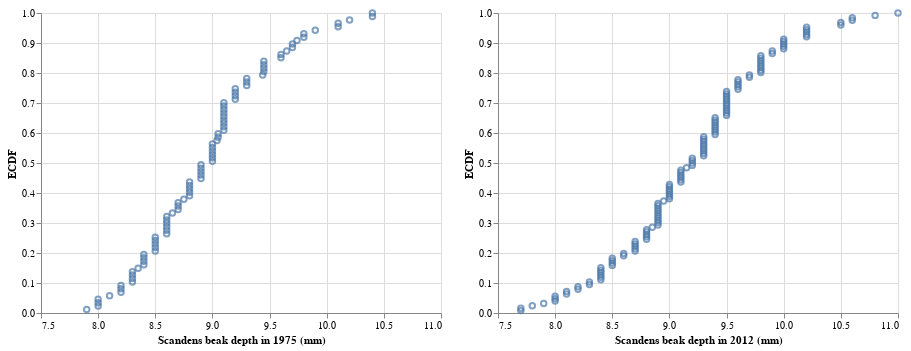

This figure's notebook cell:
### Markdown cell above
Let's plot ECDFs of the beak depths of Geospiza scandens in 1975 and 2012.

### Code cell
inds_1975 = ((df_deduped['species'] == 'scandens') &
        (df_deduped['year'] == 1975))
    
inds_2012 = ((df_deduped['species'] == 'scandens') &
        (df_deduped['year'] == 2012))

p1 = altcat.catplot(data=df_deduped.loc[inds_1975],
                    mark='point',
                    encoding={'x': alt.X('beak depth (mm):Q', 
                                         title='Scandens beak depth in 1975 (mm)', 
                                         scale=alt.Scale(domain=[7.5, 11]))},
                    transform='ecdf')

p2 = altcat.catplot(data=df_deduped.loc[inds_2012],
                    mark='point',
                    encoding={'x': alt.X('beak depth (mm):Q', 
                                         title='Scandens beak depth in 2012 (mm)', 
                                         scale=alt.Scale(domain=[7.5, 11]))},
                    transform='ecdf')

p1 | p2

### Figure 1 — Vega-Lite specification as saved in the notebook (floating-point values rounded to 4 significant figures)
{"$schema": "https://vega.github.io/schema/vega-lite/v2.6.0.json", "config": {"view": {"height": 300, "width": 400}}, "datasets": {"data-7c46329080df3916ceede033e8fcfd08": [{"__ECDF": 0.1609, "band": 302, "beak depth (mm)": 8.4, "beak length (mm)": 13.9, "species": "scandens", "year": 1975}, {"__ECDF": 0.3908, "band": 304, "beak depth (mm)": 8.8, "beak length (mm)": 14, "species": "scandens", "year": 1975}, {"__ECDF": 0.1724, "band": 306, "beak depth (mm)": 8.4, "beak length (mm)": 12.9, "species": "scandens", "year": 1975}, {"__ECDF": 0.02299, "band": 310, "beak depth (mm)": 8, "beak length (mm)": 13.5, "species": "scandens", "year": 1975}, {"__ECDF": 0.01149, "band": 317, "beak depth (mm)": 7.9, "beak length (mm)": 12.9, "species": "scandens", "year": 1975}, {"__ECDF": 0.4483, "band": 318, "beak depth (mm)": 8.9, "beak length (mm)": 14.6, "species": "scandens", "year": 1975}, {"__ECDF": 0.2644, "band": 319, "beak depth (mm)": 8.6, "beak length (mm)": 13, "species": "scandens", "year": 1975}, {"__ECDF": 0.2069, "band": 322, "beak depth (mm)": 8.5, "beak length (mm)": 14.2, "species": "scandens", "year": 1975}, {"__ECDF": 0.4598, "band": 325, "beak depth (mm)": 8.9, "beak length (mm)": 14, "species": "scandens", "year": 1975}, {"__ECDF": 0.6092, "band": 327, "beak depth (mm)": 9.1, "beak length (mm)": 14.2, "species": "scandens", "year": 1975}, {"__ECDF": 0.2759, "band": 351, "beak depth (mm)": 8.6, "beak length (mm)": 13.1, "species": "scandens", "year": 1975}, {"__ECDF": 0.9195, "band": 353, "beak depth (mm)": 9.8, "beak length (mm)": 15.1, "species": "scandens", "year": 1975}, {"__ECDF": 0.06897, "band": 357, "beak depth (mm)": 8.2, "beak length (mm)": 13.5, "species": "scandens", "year": 1975}, {"__ECDF": 0.5057, "band": 358, "beak depth (mm)": 9, "beak length (mm)": 14.4, "species": "scandens", "year": 1975}, {"__ECDF": 0.8851, "band": 359, "beak depth (mm)": 9.7, "beak length (mm)": 14.9, "species": "scandens", "year": 1975}, {"__ECDF": 0.2874, "band": 361, "beak depth (mm)": 8.6, "beak length (mm)": 12.9, "species": "scandens", "year": 1975}, {"__ECDF": 0.08046, "band": 362, "beak depth (mm)": 8.2, "beak length (mm)": 13, "species": "scandens", "year": 1975}, {"__ECDF": 0.5172, "band": 363, "beak depth (mm)": 9, "beak length (mm)": 14.9, "species": "scandens", "year": 1975}, {"__ECDF": 0.1839, "band": 364, "beak depth (mm)": 8.4, "beak length (mm)": 14, "species": "scandens", "year": 1975}, {"__ECDF": 0.2989, "band": 365, "beak depth (mm)": 8.6, "beak length (mm)": 13.8, "species": "scandens", "year": 1975}, {"__ECDF": 0.4713, "band": 367, "beak depth (mm)": 8.9, "beak length (mm)": 13, "species": "scandens", "year": 1975}, {"__ECDF": 0.6207, "band": 404, "beak depth (mm)": 9.1, "beak length (mm)": 14.75, "species": "scandens", "year": 1975}, {"__ECDF": 0.1034, "band": 406, "beak depth (mm)": 8.3, "beak length (mm)": 13.7, "species": "scandens", "year": 1975}, {"__ECDF": 0.3448, "band": 407, "beak depth (mm)": 8.7, "beak length (mm)": 13.8, "species": "scandens", "year": 1975}, {"__ECDF": 0.8506, "band": 408, "beak depth (mm)": 9.6, "beak length (mm)": 14, "species": "scandens", "year": 1975}, {"__ECDF": 0.2184, "band": 409, "beak depth (mm)": 8.5, "beak length (mm)": 14.6, "species": "scandens", "year": 1975}, {"__ECDF": 0.6322, "band": 412, "beak depth (mm)": 9.1, "beak length (mm)": 15.2, "species": "scandens", "year": 1975}, {"__ECDF": 0.5287, "band": 421, "beak depth (mm)": 9, "beak length (mm)": 13.5, "species": "scandens", "year": 1975}, {"__ECDF": 0.7126, "band": 429, "beak depth (mm)": 9.2, "beak length (mm)": 15.1, "species": "scandens", "year": 1975}, {"__ECDF": 0.9425, "band": 460, "beak depth (mm)": 9.9, "beak length (mm)": 15, "species": "scandens", "year": 1975}, {"__ECDF": 0.3103, "band": 464, "beak depth (mm)": 8.6, "beak length (mm)": 12.8, "species": "scandens", "year": 1975}, {"__ECDF": 0.7241, "band": 467, "beak depth (mm)": 9.2, "beak length (mm)": 14.9, "species": "scandens", "year": 1975}, {"__ECDF": 0.1954, "band": 469, "beak depth (mm)": 8.4, "beak length (mm)": 15.3, "species": "scandens", "year": 1975}, {"__ECDF": 0.4828, "band": 470, "beak depth (mm)": 8.9, "beak length (mm)": 13.4, "species": "scandens", "year": 1975}, {"__ECDF": 0.2299, "band": 471, "beak depth (mm)": 8.5, "beak length (mm)": 14.2, "species": "scandens", "year": 1975}, {"__ECDF": 0.9885, "band": 472, "beak depth (mm)": 10.4, "beak length (mm)": 15.1, "species": "scandens", "year": 1975}, {"__ECDF": 0.8621, "band": 478, "beak depth (mm)": 9.6, "beak length (mm)": 15.1, "species": "scandens", "year": 1975}, {"__ECDF": 0.6437, "band": 508, "beak depth (mm)": 9.1, "beak length (mm)": 14, "species": "scandens", "year": 1975}, {"__ECDF": 0.7586, "band": 523, "beak depth (mm)": 9.3, "beak length (mm)": 13.6, "species": "scandens", "year": 1975}, {"__ECDF": 0.7701, "band": 525, "beak depth (mm)": 9.3, "beak length (mm)": 14, "species": "scandens", "year": 1975}, {"__ECDF": 0.4023, "band": 562, "beak depth (mm)": 8.8, "beak length (mm)": 14, "species": "scandens", "year": 1975}, {"__ECDF": 0.1149, "band": 568, "beak depth (mm)": 8.3, "beak length (mm)": 13.9, "species": "scandens", "year": 1975}, {"__ECDF": 0.4138, "band": 569, "beak depth (mm)": 8.8, "beak length (mm)": 14, "species": "scandens", "year": 1975}, {"__ECDF": 0.6552, "band": 570, "beak depth (mm)": 9.1, "beak length (mm)": 14.9, "species": "scandens", "year": 1975}, {"__ECDF": 0.954, "band": 571, "beak depth (mm)": 10.1, "beak length (mm)": 15.6, "species": "scandens", "year": 1975}, {"__ECDF": 0.4943, "band": 573, "beak depth (mm)": 8.9, "beak length (mm)": 13.8, "species": "scandens", "year": 1975}, {"__ECDF": 0.7356, "band": 575, "beak depth (mm)": 9.2, "beak length (mm)": 14.4, "species": "scandens", "year": 1975}, {"__ECDF": 0.2414, "band": 577, "beak depth (mm)": 8.5, "beak length (mm)": 12.8, "species": "scandens", "year": 1975}, {"__ECDF": 0.977, "band": 612, "beak depth (mm)": 10.2, "beak length (mm)": 14.2, "species": "scandens", "year": 1975}, {"__ECDF": 0.9655, "band": 613, "beak depth (mm)": 10.1, "beak length (mm)": 13.4, "species": "scandens", "year": 1975}, {"__ECDF": 0.7471, "band": 614, "beak depth (mm)": 9.2, "beak length (mm)": 14, "species": "scandens", "year": 1975}, {"__ECDF": 0.8966, "band": 718, "beak depth (mm)": 9.7, "beak length (mm)": 14.8, "species": "scandens", "year": 1975}, {"__ECDF": 0.6667, "band": 722, "beak depth (mm)": 9.1, "beak length (mm)": 14.2, "species": "scandens", "year": 1975}, {"__ECDF": 0.2529, "band": 724, "beak depth (mm)": 8.5, "beak length (mm)": 13.5, "species": "scandens", "year": 1975}, {"__ECDF": 0.09195, "band": 727, "beak depth (mm)": 8.2, "beak length (mm)": 13.4, "species": "scandens", "year": 1975}, {"__ECDF": 0.5402, "band": 728, "beak depth (mm)": 9, "beak length (mm)": 14.6, "species": "scandens", "year": 1975}, {"__ECDF": 0.7816, "band": 729, "beak depth (mm)": 9.3, "beak length (mm)": 13.5, "species": "scandens", "year": 1975}, {"__ECDF": 0.03448, "band": 782, "beak depth (mm)": 8, "beak length (mm)": 13.7, "species": "scandens", "year": 1975}, {"__ECDF": 0.6782, "band": 783, "beak depth (mm)": 9.1, "beak length (mm)": 13.9, "species": "scandens", "year": 1975}, {"__ECDF": 0.05747, "band": 784, "beak depth (mm)": 8.1, "beak length (mm)": 13.1, "species": "scandens", "year": 1975}, {"__ECDF": 0.1264, "band": 806, "beak depth (mm)": 8.3, "beak length (mm)": 13.4, "species": "scandens", "year": 1975}, {"__ECDF": 0.3563, "band": 816, "beak depth (mm)": 8.7, "beak length (mm)": 13.8, "species": "scandens", "year": 1975}, {"__ECDF": 0.4253, "band": 890, "beak depth (mm)": 8.8, "beak length (mm)": 13.6, "species": "scandens", "year": 1975}, {"__ECDF": 0.3218, "band": 901, "beak depth (mm)": 8.6, "beak length (mm)": 14, "species": "scandens", "year": 1975}, {"__ECDF": 0.3678, "band": 916, "beak depth (mm)": 8.7, "beak length (mm)": 13.5, "species": "scandens", "year": 1975}, {"__ECDF": 0.04598, "band": 918, "beak depth (mm)": 8, "beak length (mm)": 12.8, "species": "scandens", "year": 1975}, {"__ECDF": 0.4368, "band": 920, "beak depth (mm)": 8.8, "beak length (mm)": 14, "species": "scandens", "year": 1975}, {"__ECDF": 0.5517, "band": 935, "beak depth (mm)": 9, "beak length (mm)": 13.4, "species": "scandens", "year": 1975}, {"__ECDF": 0.6897, "band": 953, "beak depth (mm)": 9.1, "beak length (mm)": 14.9, "species": "scandens", "year": 1975}, {"__ECDF": 0.908, "band": 1014, "beak depth (mm)": 9.74, "beak length (mm)": 15.54, "species": "scandens", "year": 1975}, {"__ECDF": 0.7011, "band": 1642, "beak depth (mm)": 9.1, "beak length (mm)": 14.63, "species": "scandens", "year": 1975}, {"__ECDF": 0.931, "band": 1748, "beak depth (mm)": 9.8, "beak length (mm)": 14.73, "species": "scandens", "year": 1975}, {"__ECDF": 1, "band": 1841, "beak depth (mm)": 10.4, "beak length (mm)": 15.73, "species": "scandens", "year": 1975}, {"__ECDF": 0.1379, "band": 1842, "beak depth (mm)": 8.3, "beak length (mm)": 14.83, "species": "scandens", "year": 1975}, {"__ECDF": 0.7931, "band": 2084, "beak depth (mm)": 9.44, "beak length (mm)": 15.94, "species": "scandens", "year": 1975}, {"__ECDF": 0.5747, "band": 2397, "beak depth (mm)": 9.04, "beak length (mm)": 15.14, "species": "scandens", "year": 1975}, {"__ECDF": 0.5632, "band": 8110, "beak depth (mm)": 9, "beak length (mm)": 14.23, "species": "scandens", "year": 1975}, {"__ECDF": 0.5862, "band": 20122, "beak depth (mm)": 9.05, "beak length (mm)": 14.15, "species": "scandens", "year": 1975}, {"__ECDF": 0.8736, "band": 20151, "beak depth (mm)": 9.65, "beak length (mm)": 14.35, "species": "scandens", "year": 1975}, {"__ECDF": 0.8046, "band": 20188, "beak depth (mm)": 9.45, "beak length (mm)": 14.95, "species": "scandens", "year": 1975}, {"__ECDF": 0.3333, "band": 20210, "beak depth (mm)": 8.65, "beak length (mm)": 13.95, "species": "scandens", "year": 1975}, {"__ECDF": 0.8161, "band": 20223, "beak depth (mm)": 9.45, "beak length (mm)": 14.05, "species": "scandens", "year": 1975}, {"__ECDF": 0.8276, "band": 20225, "beak depth (mm)": 9.45, "beak length (mm)": 14.55, "species": "scandens", "year": 1975}, {"__ECDF": 0.5977, "band": 20252, "beak depth (mm)": 9.05, "beak length (mm)": 14.05, "species": "scandens", "year": 1975}, {"__ECDF": 0.3793, "band": 20255, "beak depth (mm)": 8.75, "beak length (mm)": 14.45, "species": "scandens", "year": 1975}, {"__ECDF": 0.8391, "band": 20266, "beak depth (mm)": 9.45, "beak length (mm)": 15.05, "species": "scandens", "year": 1975}, {"__ECDF": 0.1494, "band": 20279, "beak depth (mm)": 8.35, "beak length (mm)": 13.25, "species": "scandens", "year": 1975}], "data-adb511bd7b3299cd90eec74ff3120d4c": [{"__ECDF": 0.5952, "band": 19026, "beak depth (mm)": 9.4, "beak length (mm)": 14.3, "species": "scandens", "year": 2012}, {"__ECDF": 0.6587, "band": 19029, "beak depth (mm)": 9.5, "beak length (mm)": 13.7, "species": "scandens", "year": 2012}, {"__ECDF": 1, "band": 19094, "beak depth (mm)": 11, "beak length (mm)": 13.8, "species": "scandens", "year": 2012}, {"__ECDF": 0.2063, "band": 19122, "beak depth (mm)": 8.7, "beak length (mm)": 12, "species": "scandens", "year": 2012}, {"__ECDF": 0.1111, "band": 19125, "beak depth (mm)": 8.4, "beak length (mm)": 13, "species": "scandens", "year": 2012}, {"__ECDF": 0.4365, "band": 19129, "beak depth (mm)": 9.1, "beak length (mm)": 13, "species": "scandens", "year": 2012}, {"__ECDF": 0.2143, "band": 19172, "beak depth (mm)": 8.7, "beak length (mm)": 13.6, "species": "scandens", "year": 2012}, {"__ECDF": 0.9206, "band": 19182, "beak depth (mm)": 10.2, "beak length (mm)": 12.8, "species": "scandens", "year": 2012}, {"__ECDF": 0.746, "band": 19212, "beak depth (mm)": 9.6, "beak length (mm)": 13.6, "species": "scandens", "year": 2012}, {"__ECDF": 0.2857, "band": 19214, "beak depth (mm)": 8.85, "beak length (mm)": 12.95, "species": "scandens", "year": 2012}, {"__ECDF": 0.246, "band": 19244, "beak depth (mm)": 8.8, "beak length (mm)": 13.1, "species": "scandens", "year": 2012}, {"__ECDF": 0.6667, "band": 19251, "beak depth (mm)": 9.5, "beak length (mm)": 13.4, "species": "scandens", "year": 2012}, {"__ECDF": 0.4921, "band": 19260, "beak depth (mm)": 9.2, "beak length (mm)": 13.9, "species": "scandens", "year": 2012}, {"__ECDF": 0.381, "band": 19270, "beak depth (mm)": 9, "beak length (mm)": 12.3, "species": "scandens", "year": 2012}, {"__ECDF": 0.8016, "band": 19278, "beak depth (mm)": 9.8, "beak length (mm)": 14, "species": "scandens", "year": 2012}, {"__ECDF": 0.5238, "band": 19289, "beak depth (mm)": 9.3, "beak length (mm)": 12.5, "species": "scandens", "year": 2012}, {"__ECDF": 0.3889, "band": 19299, "beak depth (mm)": 9, "beak length (mm)": 12.3, "species": "scandens", "year": 2012}, {"__ECDF": 0.9286, "band": 19312, "beak depth (mm)": 10.2, "beak length (mm)": 13.9, "species": "scandens", "year": 2012}, {"__ECDF": 0.007937, "band": 19326, "beak depth (mm)": 7.7, "beak length (mm)": 13.1, "species": "scandens", "year": 2012}, {"__ECDF": 0.3968, "band": 19343, "beak depth (mm)": 9, "beak length (mm)": 12.5, "species": "scandens", "year": 2012}, {"__ECDF": 0.6746, "band": 19374, "beak depth (mm)": 9.5, "beak length (mm)": 13.9, "species": "scandens", "year": 2012}, {"__ECDF": 0.6032, "band": 19401, "beak depth (mm)": 9.4, "beak length (mm)": 13.7, "species": "scandens", "year": 2012}, {"__ECDF": 0.03968, "band": 19406, "beak depth (mm)": 8, "beak length (mm)": 12, "species": "scandens", "year": 2012}, {"__ECDF": 0.2937, "band": 19408, "beak depth (mm)": 8.9, "beak length (mm)": 14.4, "species": "scandens", "year": 2012}, {"__ECDF": 0.6111, "band": 19426, "beak depth (mm)": 9.4, "beak length (mm)": 13.5, "species": "scandens", "year": 2012}, {"__ECDF": 0.6825, "band": 19430, "beak depth (mm)": 9.5, "beak length (mm)": 13.8, "species": "scandens", "year": 2012}, {"__ECDF": 0.04762, "band": 19433, "beak depth (mm)": 8, "beak length (mm)": 13, "species": "scandens", "year": 2012}, {"__ECDF": 0.881, "band": 19438, "beak depth (mm)": 10, "beak length (mm)": 14.9, "species": "scandens", "year": 2012}, {"__ECDF": 0.373, "band": 19452, "beak depth (mm)": 8.95, "beak length (mm)": 12.5, "species": "scandens", "year": 2012}, {"__ECDF": 0.07937, "band": 19466, "beak depth (mm)": 8.2, "beak length (mm)": 12.3, "species": "scandens", "year": 2012}, {"__ECDF": 0.254, "band": 19469, "beak depth (mm)": 8.8, "beak length (mm)": 12.8, "species": "scandens", "year": 2012}, {"__ECDF": 0.5, "band": 19486, "beak depth (mm)": 9.2, "beak length (mm)": 13.4, "species": "scandens", "year": 2012}, {"__ECDF": 0.619, "band": 19492, "beak depth (mm)": 9.4, "beak length (mm)": 13.8, "species": "scandens", "year": 2012}, {"__ECDF": 0.6905, "band": 19493, "beak depth (mm)": 9.5, "beak length (mm)": 13.5, "species": "scandens", "year": 2012}, {"__ECDF": 0.06349, "band": 19494, "beak depth (mm)": 8.1, "beak length (mm)": 13.5, "species": "scandens", "year": 2012}, {"__ECDF": 0.6984, "band": 19495, "beak depth (mm)": 9.5, "beak length (mm)": 13.4, "species": "scandens", "year": 2012}, {"__ECDF": 0.119, "band": 19496, "beak depth (mm)": 8.4, "beak length (mm)": 12.3, "species": "scandens", "year": 2012}, {"__ECDF": 0.5317, "band": 19497, "beak depth (mm)": 9.3, "beak length (mm)": 14.35, "species": "scandens", "year": 2012}, {"__ECDF": 0.5397, "band": 19510, "beak depth (mm)": 9.3, "beak length (mm)": 13.2, "species": "scandens", "year": 2012}, {"__ECDF": 0.754, "band": 19513, "beak depth (mm)": 9.6, "beak length (mm)": 13.8, "species": "scandens", "year": 2012}, {"__ECDF": 0.5079, "band": 19518, "beak depth (mm)": 9.2, "beak length (mm)": 14.6, "species": "scandens", "year": 2012}, {"__ECDF": 0.8889, "band": 19526, "beak depth (mm)": 10, "beak length (mm)": 14.3, "species": "scandens", "year": 2012}, {"__ECDF": 0.3016, "band": 19527, "beak depth (mm)": 8.9, "beak length (mm)": 13.8, "species": "scandens", "year": 2012}, {"__ECDF": 0.9603, "band": 19528, "beak depth (mm)": 10.5, "beak length (mm)": 13.6, "species": "scandens", "year": 2012}, {"__ECDF": 0.3095, "band": 19543, "beak depth (mm)": 8.9, "beak length (mm)": 12.9, "species": "scandens", "year": 2012}, {"__ECDF": 0.1905, "band": 19553, "beak depth (mm)": 8.6, "beak length (mm)": 13, "species": "scandens", "year": 2012}, {"__ECDF": 0.2619, "band": 19554, "beak depth (mm)": 8.8, "beak length (mm)": 13.5, "species": "scandens", "year": 2012}, {"__ECDF": 0.4841, "band": 19573, "beak depth (mm)": 9.15, "beak length (mm)": 13.2, "species": "scandens", "year": 2012}, {"__ECDF": 0.7063, "band": 19592, "beak depth (mm)": 9.5, "beak length (mm)": 13.7, "species": "scandens", "year": 2012}, {"__ECDF": 0.4444, "band": 19594, "beak depth (mm)": 9.1, "beak length (mm)": 13.1, "species": "scandens", "year": 2012}, {"__ECDF": 0.9365, "band": 19597, "beak depth (mm)": 10.2, "beak length (mm)": 13.2, "species": "scandens", "year": 2012}, {"__ECDF": 0.127, "band": 19598, "beak depth (mm)": 8.4, "beak length (mm)": 12.6, "species": "scandens", "year": 2012}, {"__ECDF": 0.8968, "band": 19599, "beak depth (mm)": 10, "beak length (mm)": 13, "species": "scandens", "year": 2012}, {"__ECDF": 0.9444, "band": 19619, "beak depth (mm)": 10.2, "beak length (mm)": 13.9, "species": "scandens", "year": 2012}, {"__ECDF": 0.5476, "band": 19622, "beak depth (mm)": 9.3, "beak length (mm)": 13.2, "species": "scandens", "year": 2012}, {"__ECDF": 0.9921, "band": 19652, "beak depth (mm)": 10.8, "beak length (mm)": 15, "species": "scandens", "year": 2012}, {"__ECDF": 0.09524, "band": 19653, "beak depth (mm)": 8.3, "beak length (mm)": 13.37, "species": "scandens", "year": 2012}, {"__ECDF": 0.02381, "band": 19664, "beak depth (mm)": 7.8, "beak length (mm)": 11.4, "species": "scandens", "year": 2012}, {"__ECDF": 0.8095, "band": 19692, "beak depth (mm)": 9.8, "beak length (mm)": 13.8, "species": "scandens", "year": 2012}, {"__ECDF": 0.03175, "band": 19720, "beak depth (mm)": 7.9, "beak length (mm)": 13, "species": "scandens", "year": 2012}, {"__ECDF": 0.3175, "band": 19740, "beak depth (mm)": 8.9, "beak length (mm)": 13, "species": "scandens", "year": 2012}, {"__ECDF": 0.01587, "band": 19747, "beak depth (mm)": 7.7, "beak length (mm)": 13.1, "species": "scandens", "year": 2012}, {"__ECDF": 0.3254, "band": 19766, "beak depth (mm)": 8.9, "beak length (mm)": 12.8, "species": "scandens", "year": 2012}, {"__ECDF": 0.627, "band": 19783, "beak depth (mm)": 9.4, "beak length (mm)": 13.3, "species": "scandens", "year": 2012}, {"__ECDF": 0.6349, "band": 19844, "beak depth (mm)": 9.4, "beak length (mm)": 13.5, "species": "scandens", "year": 2012}, {"__ECDF": 0.1587, "band": 19848, "beak depth (mm)": 8.5, "beak length (mm)": 12.4, "species": "scandens", "year": 2012}, {"__ECDF": 0.1667, "band": 19852, "beak depth (mm)": 8.5, "beak length (mm)": 13.1, "species": "scandens", "year": 2012}, {"__ECDF": 0.7619, "band": 19854, "beak depth (mm)": 9.6, "beak length (mm)": 14, "species": "scandens", "year": 2012}, {"__ECDF": 0.9524, "band": 19855, "beak depth (mm)": 10.2, "beak length (mm)": 13.5, "species": "scandens", "year": 2012}, {"__ECDF": 0.2698, "band": 19868, "beak depth (mm)": 8.8, "beak length (mm)": 11.8, "species": "scandens", "year": 2012}, {"__ECDF": 0.7143, "band": 19882, "beak depth (mm)": 9.5, "beak length (mm)": 13.7, "species": "scandens", "year": 2012}, {"__ECDF": 0.5556, "band": 19900, "beak depth (mm)": 9.3, "beak length (mm)": 13.2, "species": "scandens", "year": 2012}, {"__ECDF": 0.4048, "band": 19910, "beak depth (mm)": 9, "beak length (mm)": 12.2, "species": "scandens", "year": 2012}, {"__ECDF": 0.5159, "band": 19936, "beak depth (mm)": 9.2, "beak length (mm)": 13, "species": "scandens", "year": 2012}, {"__ECDF": 0.2222, "band": 19940, "beak depth (mm)": 8.7, "beak length (mm)": 13.1, "species": "scandens", "year": 2012}, {"__ECDF": 0.4127, "band": 19941, "beak depth (mm)": 9, "beak length (mm)": 14.7, "species": "scandens", "year": 2012}, {"__ECDF": 0.4524, "band": 19951, "beak depth (mm)": 9.1, "beak length (mm)": 13.7, "species": "scandens", "year": 2012}, {"__ECDF": 0.2302, "band": 19955, "beak depth (mm)": 8.7, "beak length (mm)": 13.5, "species": "scandens", "year": 2012}, {"__ECDF": 0.6429, "band": 19956, "beak depth (mm)": 9.4, "beak length (mm)": 13.3, "species": "scandens", "year": 2012}, {"__ECDF": 0.8175, "band": 21040, "beak depth (mm)": 9.8, "beak length (mm)": 14.1, "species": "scandens", "year": 2012}, {"__ECDF": 0.1984, "band": 21041, "beak depth (mm)": 8.6, "beak length (mm)": 12.5, "species": "scandens", "year": 2012}, {"__ECDF": 0.9762, "band": 21045, "beak depth (mm)": 10.6, "beak length (mm)": 13.7, "species": "scandens", "year": 2012}, {"__ECDF": 0.4206, "band": 21047, "beak depth (mm)": 9, "beak length (mm)": 14.6, "species": "scandens", "year": 2012}, {"__ECDF": 0.7222, "band": 21053, "beak depth (mm)": 9.5, "beak length (mm)": 14.1, "species": "scandens", "year": 2012}, {"__ECDF": 0.07143, "band": 21057, "beak depth (mm)": 8.1, "beak length (mm)": 12.9, "species": "scandens", "year": 2012}, {"__ECDF": 0.5635, "band": 21070, "beak depth (mm)": 9.3, "beak length (mm)": 13.9, "species": "scandens", "year": 2012}, {"__ECDF": 0.7698, "band": 21081, "beak depth (mm)": 9.6, "beak length (mm)": 13.4, "species": "scandens", "year": 2012}, {"__ECDF": 0.1746, "band": 21092, "beak depth (mm)": 8.5, "beak length (mm)": 13, "species": "scandens", "year": 2012}, {"__ECDF": 0.0873, "band": 21093, "beak depth (mm)": 8.2, "beak length (mm)": 12.7, "species": "scandens", "year": 2012}, {"__ECDF": 0.05556, "band": 21106, "beak depth (mm)": 8, "beak length (mm)": 12.1, "species": "scandens", "year": 2012}, {"__ECDF": 0.7302, "band": 21109, "beak depth (mm)": 9.5, "beak length (mm)": 14, "species": "scandens", "year": 2012}, {"__ECDF": 0.7857, "band": 21111, "beak depth (mm)": 9.7, "beak length (mm)": 14.9, "species": "scandens", "year": 2012}, {"__ECDF": 0.8651, "band": 21113, "beak depth (mm)": 9.9, "beak length (mm)": 13.9, "species": "scandens", "year": 2012}, {"__ECDF": 0.4603, "band": 21131, "beak depth (mm)": 9.1, "beak length (mm)": 12.9, "species": "scandens", "year": 2012}, {"__ECDF": 0.7381, "band": 21135, "beak depth (mm)": 9.5, "beak length (mm)": 14.6, "species": "scandens", "year": 2012}, {"__ECDF": 0.8254, "band": 21136, "beak depth (mm)": 9.8, "beak length (mm)": 14, "species": "scandens", "year": 2012}, {"__ECDF": 0.1349, "band": 21159, "beak depth (mm)": 8.4, "beak length (mm)": 13, "species": "scandens", "year": 2012}, {"__ECDF": 0.1032, "band": 21167, "beak depth (mm)": 8.3, "beak length (mm)": 12.7, "species": "scandens", "year": 2012}, {"__ECDF": 0.7778, "band": 21176, "beak depth (mm)": 9.6, "beak length (mm)": 14, "species": "scandens", "year": 2012}, {"__ECDF": 0.6508, "band": 21248, "beak depth (mm)": 9.4, "beak length (mm)": 14.1, "species": "scandens", "year": 2012}, {"__ECDF": 0.9048, "band": 21253, "beak depth (mm)": 10, "beak length (mm)": 14.1, "species": "scandens", "year": 2012}, {"__ECDF": 0.3333, "band": 21255, "beak depth (mm)": 8.9, "beak length (mm)": 13, "species": "scandens", "year": 2012}, {"__ECDF": 0.4683, "band": 21256, "beak depth (mm)": 9.1, "beak length (mm)": 13.5, "species": "scandens", "year": 2012}, {"__ECDF": 0.8333, "band": 21257, "beak depth (mm)": 9.8, "beak length (mm)": 13.4, "species": "scandens", "year": 2012}, {"__ECDF": 0.5714, "band": 21260, "beak depth (mm)": 9.3, "beak length (mm)": 13.9, "species": "scandens", "year": 2012}, {"__ECDF": 0.873, "band": 21263, "beak depth (mm)": 9.9, "beak length (mm)": 13.1, "species": "scandens", "year": 2012}, {"__ECDF": 0.3413, "band": 21267, "beak depth (mm)": 8.9, "beak length (mm)": 12.9, "species": "scandens", "year": 2012}, {"__ECDF": 0.1825, "band": 21268, "beak depth (mm)": 8.5, "beak length (mm)": 14, "species": "scandens", "year": 2012}, {"__ECDF": 0.9841, "band": 21270, "beak depth (mm)": 10.6, "beak length (mm)": 14, "species": "scandens", "year": 2012}, {"__ECDF": 0.5794, "band": 21271, "beak depth (mm)": 9.3, "beak length (mm)": 14.1, "species": "scandens", "year": 2012}, {"__ECDF": 0.3492, "band": 21278, "beak depth (mm)": 8.9, "beak length (mm)": 14.7, "species": "scandens", "year": 2012}, {"__ECDF": 0.3571, "band": 21279, "beak depth (mm)": 8.9, "beak length (mm)": 13.4, "species": "scandens", "year": 2012}, {"__ECDF": 0.7937, "band": 21280, "beak depth (mm)": 9.7, "beak length (mm)": 13.8, "species": "scandens", "year": 2012}, {"__ECDF": 0.8413, "band": 21281, "beak depth (mm)": 9.8, "beak length (mm)": 13.4, "species": "scandens", "year": 2012}, {"__ECDF": 0.9683, "band": 21285, "beak depth (mm)": 10.5, "beak length (mm)": 13.8, "species": "scandens", "year": 2012}, {"__ECDF": 0.1429, "band": 21286, "beak depth (mm)": 8.4, "beak length (mm)": 12.4, "species": "scandens", "year": 2012}, {"__ECDF": 0.9127, "band": 21288, "beak depth (mm)": 10, "beak length (mm)": 14.1, "species": "scandens", "year": 2012}, {"__ECDF": 0.4286, "band": 21289, "beak depth (mm)": 9, "beak length (mm)": 12.9, "species": "scandens", "year": 2012}, {"__ECDF": 0.2381, "band": 21290, "beak depth (mm)": 8.7, "beak length (mm)": 13.9, "species": "scandens", "year": 2012}, {"__ECDF": 0.2778, "band": 21291, "beak depth (mm)": 8.8, "beak length (mm)": 14.3, "species": "scandens", "year": 2012}, {"__ECDF": 0.1508, "band": 21292, "beak depth (mm)": 8.4, "beak length (mm)": 13.2, "species": "scandens", "year": 2012}, {"__ECDF": 0.5873, "band": 21295, "beak depth (mm)": 9.3, "beak length (mm)": 14.2, "species": "scandens", "year": 2012}, {"__ECDF": 0.8492, "band": 21297, "beak depth (mm)": 9.8, "beak length (mm)": 13, "species": "scandens", "year": 2012}, {"__ECDF": 0.3651, "band": 21340, "beak depth (mm)": 8.9, "beak length (mm)": 14.6, "species": "scandens", "year": 2012}, {"__ECDF": 0.8571, "band": 21342, "beak depth (mm)": 9.8, "beak length (mm)": 13.1, "species": "scandens", "year": 2012}, {"__ECDF": 0.4762, "band": 21347, "beak depth (mm)": 9.1, "beak length (mm)": 15.2, "species": "scandens", "year": 2012}]}, "hconcat": [{"data": {"name": "data-7c46329080df3916ceede033e8fcfd08"}, "encoding": {"order": {"field": "beak depth (mm)", "sort": "ascending", "type": "quantitative"}, "x": {"field": "beak depth (mm)", "scale": {"domain": [7.5, 11]}, "title": "Scandens beak depth in 1975 (mm)", "type": "quantitative"}, "y": {"field": "__ECDF", "title": "ECDF", "type": "quantitative"}}, "mark": {"type": "point"}}, {"data": {"name": "data-adb511bd7b3299cd90eec74ff3120d4c"}, "encoding": {"order": {"field": "beak depth (mm)", "sort": "ascending", "type": "quantitative"}, "x": {"field": "beak depth (mm)", "scale": {"domain": [7.5, 11]}, "title": "Scandens beak depth in 2012 (mm)", "type": "quantitative"}, "y": {"field": "__ECDF", "title": "ECDF", "type": "quantitative"}}, "mark": {"type": "point"}}]}
